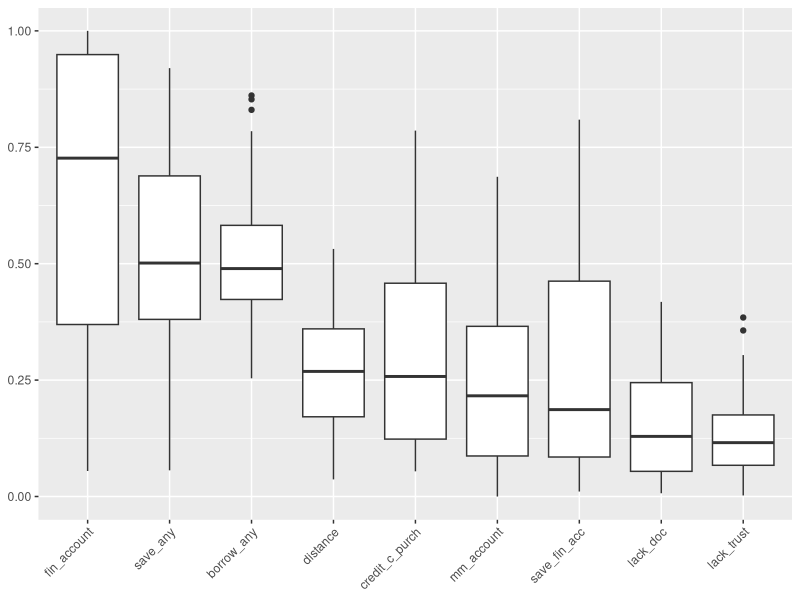
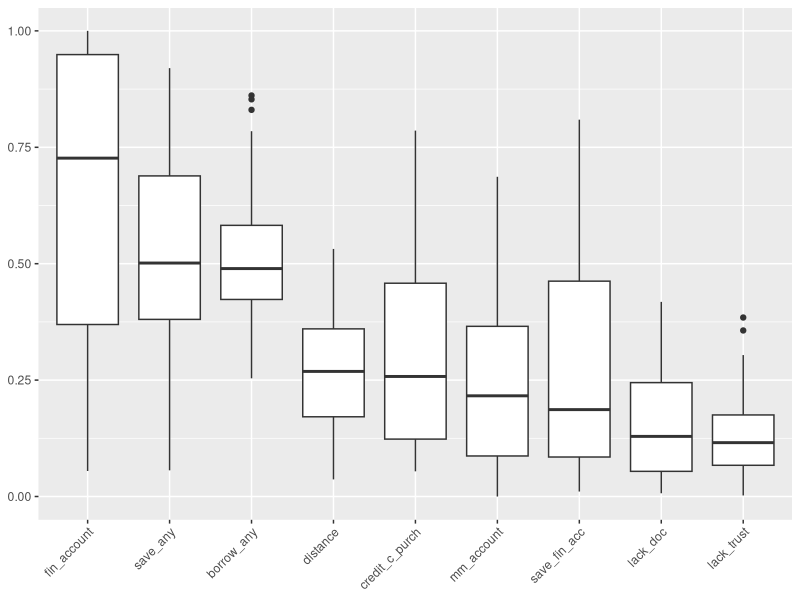

Write the R code that produced these figures, in order. (Note: this script raises an error after producing the figures.)
require(tidyverse)
require(ggplot2)
require(GGally)
require(VIM)
library(mice) # Cargamos la librería
library(xtable)

#wd
# setwd('/home/mateo1/repos/financialinclusionClustering')
setwd('C:/Users/mateo/Documents/repos/financialinclusionClustering')

#data
dataset = read.csv("data/data.csv")
data = dataset[ dataset$year == 2021,]

col_nam = names(data[,4:ncol(data)])

# EDA
glimpse(data)
nrow(data[!complete.cases(data),])

mySummary <- function(vector, na.rm = T, round = 2){
  results <- c('Std. Dev' = round(sd(unlist(vector), na.rm), round), summary(vector))
  return(results)
}

# summ_df  = do.call(cbind, lapply(data[,4:ncol(data)], summary))
summ_df  = do.call(cbind, lapply(data[,4:ncol(data)], mySummary))

print(xtable(summ_df), include.rownames = T)


# boxplot
data %>% 
  select(col_nam) %>%
  stack() %>% 
  # ggplot(aes(x = ind, y = values)) +
  ggplot(aes(x = reorder(ind, values, FUN = median,na.rm = TRUE, decreasing = T), y = values)) +
  # ggplot(aes(x = fct_reorder(ind, values, fun = median,na.rm = TRUE, .desc =TRUE), y = values)) +
  geom_boxplot()+
  theme(axis.text.x = element_text( angle=45, hjust = 1),
        axis.title  = element_blank(),
        legend.position = 'none')
ggsave('results/boxplot.jpg',    width = 4, height = 4)

data %>% 
  # summarise_all(sd, na.rm=T)
  summarise(sd= sd, na.rm=T)

# Missing paterns
country_all_na = data %>% 
  filter_at(vars(4:ncol(data)), all_vars(is.na(.)))
  # filter_at(vars(4:ncol(data)), all_vars( !complete.cases(.) ) )
country_all_na$Country.Code

data = data %>% 
  filter(!Country.Code %in% country_all_na$Country.Code)

na_plot =aggr(data[,4:ncol(data)], sortVar=TRUE, oma = c(16, 5, 5, 3), numbers=T)
# ggsave(na_plot$percent, 'results/missings_combinations.jpg')
na_plot$missings
summary(na_plot)

md.pattern(data[,4:ncol(data)], rotate.names=TRUE)

## ggally
lowerfun <- function(data,mapping){
  ggplot(data = data, mapping = mapping)+
    geom_point(alpha = 0.5)+
    scale_x_continuous(limits = c(0,1), breaks=c(0.25, 0.5, 0.75))+
    scale_y_continuous(limits = c(0,1), breaks=c(0.25, 0.5, 0.75))+
    geom_smooth(method = "loess")#+
    # theme(axis.text.x = element_text( angle=45))
}  


# Corr plot
# Matrix of plots
p1 <- ggpairs(data = data, columns = 4:ncol(data)  , #na.omit = TRUE ,
              # lower = list(continuous = "smooth")
              lower = list(continuous = wrap(lowerfun)),
              diag = list(continuous = "barDiag") )
  # +theme_grey(base_size = 8)
  # theme(axis.text=element_blank())+
  # theme_minimal(base_size = 9)


p2 <- ggcorr(data[,4:ncol(data) ], label = TRUE, label_round = 2)
g2 <- ggplotGrob(p2)
colors <- g2$grobs[[6]]$children[[3]]$gp$fill

# Change background color to tiles in the upper triangular matrix of plots 
idx <- 1
p <- ncol(data[,4:ncol(data) ] )
for (k1 in 1:(p-1)) {
  for (k2 in (k1+1):p) {
    plt <- getPlot(p1,k1,k2) +
      theme(panel.background = element_rect(fill = colors[idx], color="white"),
            panel.grid.major = element_line(color=colors[idx]))
    p1 <- putPlot(p1,plt,k1,k2)
    idx <- idx+1
  }
}

print(p1+ theme(strip.placement = "outside", text = element_text(size = 9)))
ggsave("results/ggpair.jpg",
       width = 10, height = 10)
